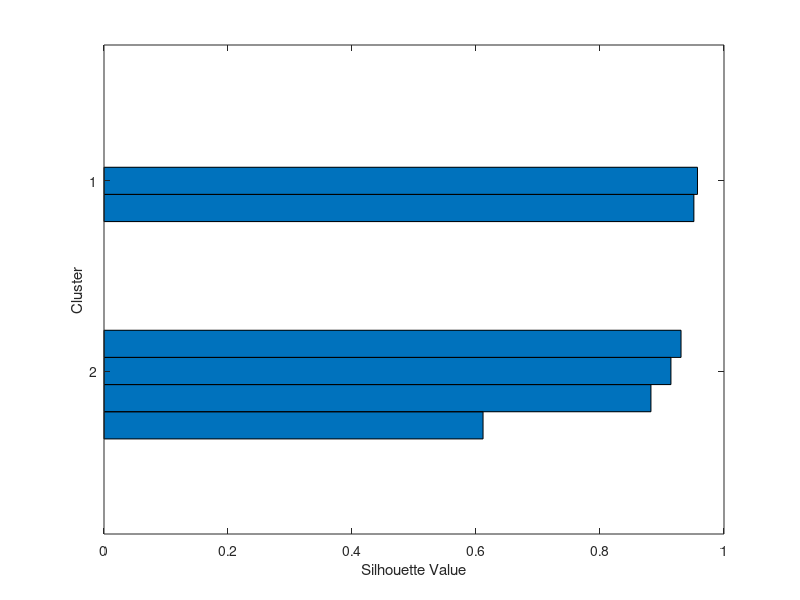

MATLAB code for this plot:
clear all;
clc;

% Lab on K-Means;

% Define a dataset:
data = [185, 170, 168, 179, 182, 188; 72, 56, 60, 68, 72, 77]
data = transpose(data);

% Run K-Means:
%[index, cen] = kmeans(transpose(data), 2)
clusters = kmeans(data, 2)

% Plot data:
silhouette(data, clusters)